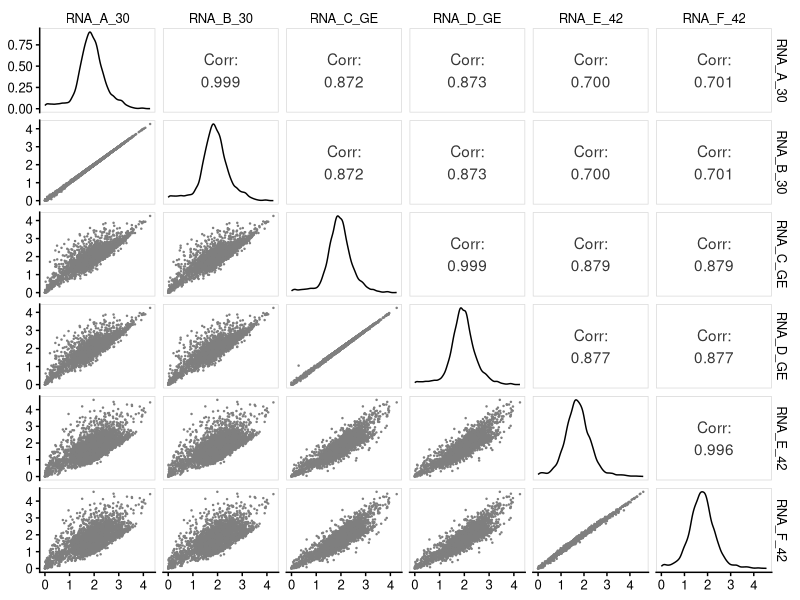
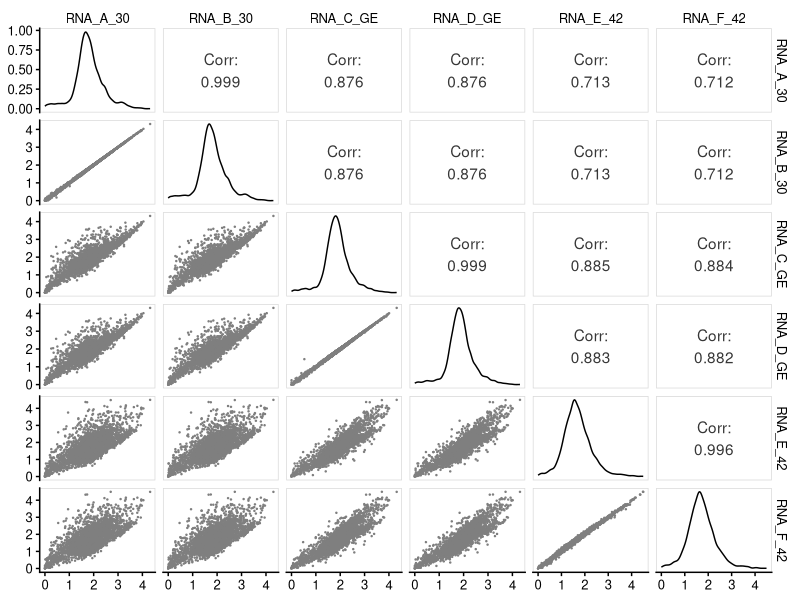
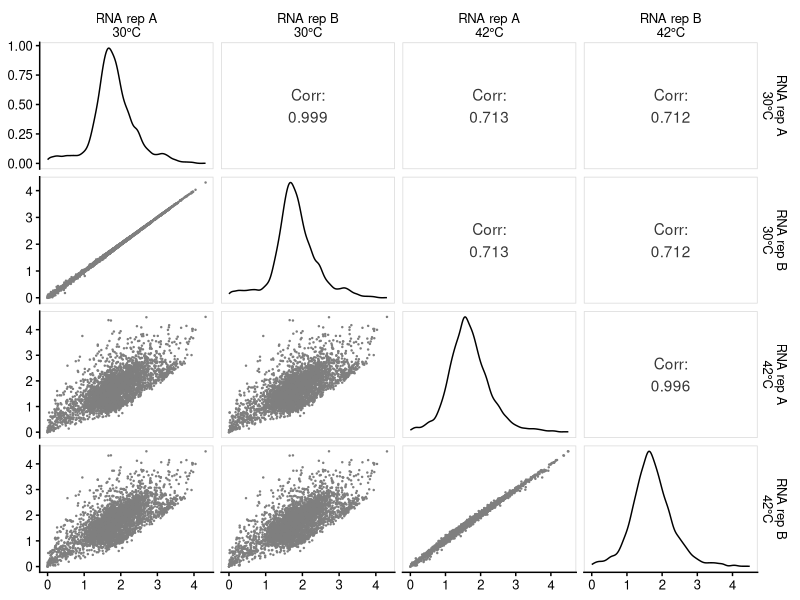
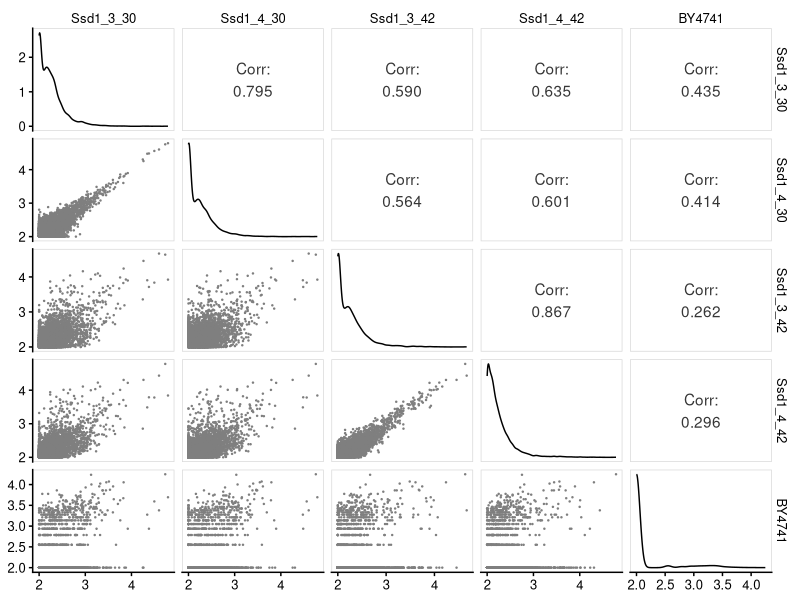
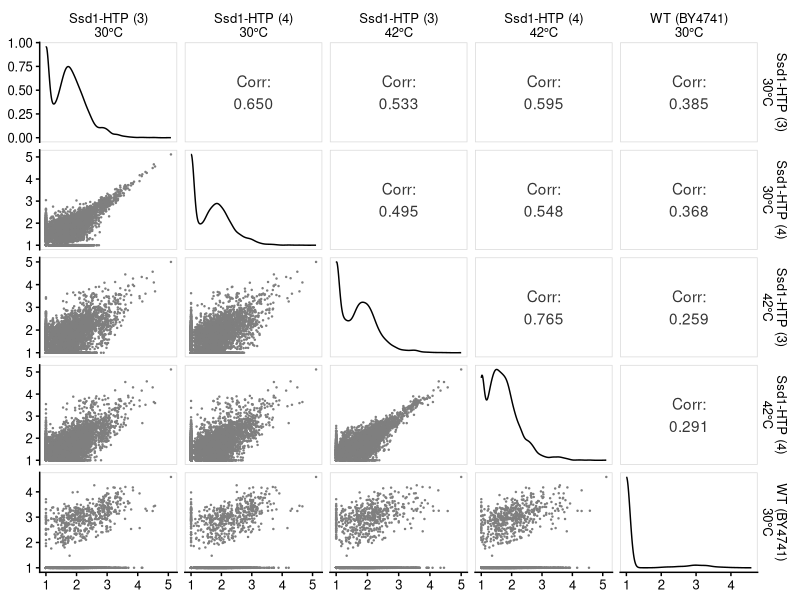
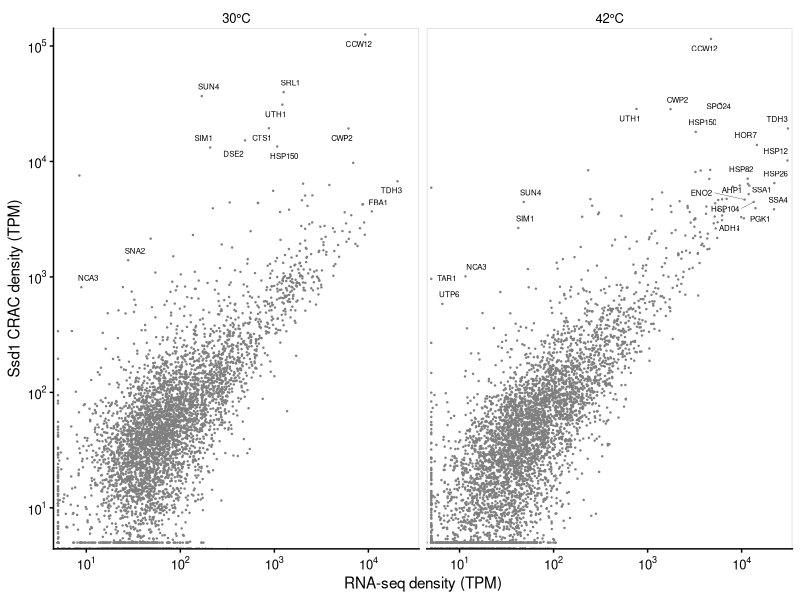

The R script that drew these images, in order: (Note: this script raises an error after producing the figures.)
## ---- chunk 1
knitr::opts_chunk$set(echo = TRUE, cache=TRUE, warning=FALSE, message=FALSE,
                      cache.path = "cache/normalise_Ssd1_CRAC_counts-",
                      fig.path = "figure/normalise_Ssd1_CRAC_counts-")

library(tidyverse)
library(GGally)
library(cowplot)
theme_set(theme_cowplot(font_size=11) %+replace% 
            theme(strip.background=element_blank(),
                  panel.border = element_rect(color = "grey85", fill = NA)))

# setwd("/homes/ewallac2/Repos/Ssd1_CRACanalysis_2020/rmarkdown")

calc_cpm <- function(x) x / sum(x) * 1e6

calc_tpm <- function(ct,eff_length) {
  # calculate transcripts per million from count and effective length
  dens <- ct / eff_length
  dens_total <- sum(dens, na.rm=TRUE) 
  return( dens / dens_total * 1e6 )
}

log10plusepsilon <- function(x,epsilon=1) log10( x + epsilon )

gene_from_attr <- function(attr_string,
                           before="ID=",gene_str="[\\w-]+",after="_") {
    # pull a gene name from an attribute string
    match_str = paste0(before,gene_str,after)
    attr_string %>%
        str_extract(match_str) %>%
        str_remove(before) %>%
        str_remove(after)
}

scientific_10 <- function(x) {
    xout <- gsub("1e", "10^{", format(x),fixed=TRUE)
    xout <- gsub("{-0", "{-", xout,fixed=TRUE)
    xout <- gsub("{+", "{", xout,fixed=TRUE)
    xout <- gsub("{0", "{", xout,fixed=TRUE)
    xout <- paste(xout,"}",sep="")
    return(parse(text=xout))
}

scale_x_log10_sci <- function(name=waiver(),omag=seq(-10,20),...) {
    breaks10 <- 10^omag
    scale_x_log10(name,breaks=breaks10,labels=scientific_10(breaks10),...)
}

scale_y_log10_sci <- function(name=waiver(),omag=seq(-10,20),...) {
    breaks10 <- 10^omag
    scale_y_log10(name,breaks=breaks10,labels=scientific_10(breaks10),...)
}

scale_loglog <- function(...) {
    list(scale_x_log10_sci(...),scale_y_log10_sci(...))
}

ggpairs_genewise <- function(...) {
  ggpairs( lower = list(continuous = wrap("points", size=0.2,colour="grey50") ),
           upper = list(continuous = wrap("cor",stars = FALSE), 
                        combo = "box_no_facet", discrete = "count", 
                        na ="na"),
           ...)
}
## ---- chunk 2
counts_RNA_stranded <- read_tsv("../RNAseq/allsample_transcriptcounts.txt",
                                comment = "#")  %>%
  mutate(Gene=gene_from_attr(attributes))

tpms_RNA_stranded <-  counts_RNA_stranded %>% 
  select(Gene, RNA_A_30,RNA_B_30,RNA_C_GE,RNA_D_GE,RNA_E_42,RNA_F_42) %>%
  mutate_if(is.numeric,
            calc_tpm,
            eff_length = counts_RNA_stranded$end - counts_RNA_stranded$start)

# counts_RNA_stranded_select_melt <- 
#   counts_RNA_stranded %>% 
#   select(Type,
#          RNA_A_30,RNA_B_30, 
#          RNA_C_GE,RNA_D_GE, 
#          BY4741) %>%
#   gather(-Type,key=Sample,value=Count) %>%
#   mutate(Sample=factor(Sample,
#                           levels=c("Ssd1_3_30","Ssd1_4_30",
#                                    "Ssd1_3_42","Ssd1_4_42",
#                                 "BY4741"),
#                        labels=c("30C\nrepA","30C\nrepB",
#                                    "42C\nrepA","42C\nrepB",
#                                 "-ctrl")))
## ---- chunk 3
counts_RNA_stranded %>%
  select(RNA_A_30,RNA_B_30,RNA_C_GE,RNA_D_GE,RNA_E_42,RNA_F_42) %>%
  mutate_all(calc_cpm) %>%
  mutate_all(log10plusepsilon) %>%
  ggpairs_genewise()
## ---- chunk 4
tpms_RNA_stranded %>%
  select(RNA_A_30,RNA_B_30,RNA_C_GE,RNA_D_GE,RNA_E_42,RNA_F_42) %>%
  mutate_all(log10plusepsilon,epsilon=1) %>%
  ggpairs_genewise()
## ---- chunk 5
tpms_RNA_stranded %>%
  select("RNA rep A\n30°C" = RNA_A_30,
         "RNA rep B\n30°C" = RNA_B_30,
         "RNA rep A\n42°C" = RNA_E_42,
         "RNA rep B\n42°C" = RNA_F_42) %>%
  mutate_all(log10plusepsilon,epsilon=1) %>%
  ggpairs_genewise()
## ---- chunk 6
counts_Ssd1_stranded <- read_tsv("../Ssd1_CRAC_demult_dedup_20190114_all/multicov_analyses/allsample_transcriptcounts.txt",
                                 comment = "#") %>% 
  mutate(Gene=gene_from_attr(attributes))%>%
  select(Gene,seqname,feature,start,end,attributes,
         Ssd1_3_30 = `20190114_Ssd1_CRAC_trimmed_NNNGTGAGC_SSD1_3_30.bam`,
         Ssd1_4_30 = `20190114_Ssd1_CRAC_trimmed_NNNTGGAGC_SSD1_4_30.bam`,
         Ssd1_3_42 = `20190114_Ssd1_CRAC_trimmed_NNNAGAGC_SSD1_3_42.bam`,
         Ssd1_4_42 = `20190114_Ssd1_CRAC_trimmed_NNNCTAGC_SSD1_4_42.bam`, 
         BY4741 = `20190114_Ssd1_CRAC_trimmed_NNNGACTTAGC_BY4741.bam`) 

# rename: ("Ssd1_3_30","Ssd1_4_30","Ssd1_3_42","Ssd1_4_42", "BY4741"))

tpms_Ssd1_stranded <-  counts_Ssd1_stranded %>% 
  select(Gene, Ssd1_3_30,Ssd1_4_30,Ssd1_3_42,Ssd1_4_42,BY4741) %>%
  mutate_if(is.numeric,
            calc_tpm,
            eff_length = counts_Ssd1_stranded$end - counts_Ssd1_stranded$start)

## ---- chunk 7
counts_Ssd1_stranded
## ---- chunk 8
counts_Ssd1_stranded %>%
  select(Ssd1_3_30,Ssd1_4_30,Ssd1_3_42,Ssd1_4_42,BY4741) %>%
  mutate_all(calc_cpm) %>%
  mutate_all(log10plusepsilon,epsilon=100) %>%
  ggpairs_genewise()
## ---- chunk 9
tpms_Ssd1_stranded %>%
  select("Ssd1-HTP (3)\n30°C" = Ssd1_3_30,
         "Ssd1-HTP (4)\n30°C" = Ssd1_4_30,
         "Ssd1-HTP (3)\n42°C" = Ssd1_3_42,
         "Ssd1-HTP (4)\n42°C" = Ssd1_4_42,
         "WT (BY4741)\n30°C" = BY4741) %>%
  mutate_all(log10plusepsilon,epsilon=10) %>%
  ggpairs_genewise()
## ---- chunk 10
tpms_RNA_melt <- 
  tpms_RNA_stranded %>%
  gather(key="Sample",value="TPM",-Gene) 

tpms_RNA_melt %>% group_by(Sample) %>% summarize(TPM=sum(TPM))

tpms_Ssd1_melt <- 
  tpms_Ssd1_stranded %>%
  gather(key="Sample",value="TPM",-Gene)

tpms_Ssd1_melt  %>% group_by(Sample) %>% summarize(TPM=sum(TPM))
## ---- chunk 11
scer_mrna_prot <- read_tsv("../input_annotation/scer-mrna-protein-absolute-estimate.txt",
                           comment="#") %>%
  rename(Gene=orf,Name=gene)

tpm_RNA_bycondition <- 
  tpms_RNA_melt %>%
  separate(Sample,c("SType","Rep","Condition")) %>%
  group_by(Gene,Condition) %>%
  summarize(TPM.mean = mean(TPM,na.rm=TRUE))

tpm_Ssd1_bycondition <- 
  tpms_Ssd1_melt %>%
  separate(Sample,c("SType","Rep","Condition")) %>%
  group_by(Gene,Condition) %>%
  summarize(TPM.mean = mean(TPM,na.rm=TRUE))

tpm_join_bycondition <-
  full_join( tpm_RNA_bycondition %>% filter(Condition %in% c("30","42")),
              tpm_Ssd1_bycondition %>% filter(Condition %in% c("30","42")),
              by=c("Gene","Condition"),
              suffix=c(".RNA",".Ssd1")) %>%
  mutate(ratio.Ssd1.RNA = TPM.mean.Ssd1/TPM.mean.RNA) %>%
  left_join(scer_mrna_prot %>% select(Gene,Name)) %>%
  mutate(Condition = factor(Condition,
                            levels = c("30","42"),
                            labels = c("30°C","42°C"))
  ) %>%
  select(Gene,Name,Condition,
         TPM.RNA=TPM.mean.RNA,TPM.Ssd1=TPM.mean.Ssd1,
         ratio.Ssd1.RNA)
## ---- chunk 12
tpm_join_bycondition
## ---- chunk 13
ggplot(data=tpm_join_bycondition,aes(x=TPM.RNA,y=TPM.Ssd1)) +
  geom_point(size=0.2,colour="grey50") +
  ggrepel::geom_text_repel(
    data=
      tpm_join_bycondition %>%
      filter(TPM.RNA > 10000 | TPM.Ssd1 > 10000 | 
               (ratio.Ssd1.RNA > 50 & TPM.Ssd1 > 500) ),
    aes(label=Name),size=2,
    label.padding=0.02,segment.size=0.1,force=0.1,
    # set random number seed so the labels go in the same place every time
    seed = 42) + 
  scale_x_log10_sci("RNA-seq density (TPM)",
                limits=c(5,max(tpm_join_bycondition$TPM.RNA)),
                oob=scales::squish,expand=c(0.01,0.01)) +
  scale_y_log10_sci("Ssd1 CRAC density (TPM)",
                limits=c(5,max(tpm_join_bycondition$TPM.Ssd1)),
                oob=scales::squish,expand=c(0.01,0.01)) +
  facet_wrap(~Condition)
## ---- chunk 14
tpm_join_bycondition %>%
  filter(Condition=="30°C",TPM.RNA > 20) %>%
  arrange(desc(ratio.Ssd1.RNA))

tpm_join_bycondition %>%
  filter(Condition=="42°C",TPM.RNA > 20) %>%
  arrange(desc(ratio.Ssd1.RNA))
## ---- chunk 15
Ssd1_targets_TPMratio5x_30C <- 
  tpm_join_bycondition %>%
  filter(Condition=="30°C",TPM.RNA > 20, ratio.Ssd1.RNA > 5) %>%
  arrange(desc(ratio.Ssd1.RNA)) 

write_tsv(x = Ssd1_targets_TPMratio5x_30C %>%
            select(-Condition) %>%
            mutate_if(is.numeric, round, digits = 3),
          path="../results/Ssd1_targets_TPMratio5x_30C.txt")

Ssd1_targets_TPMratio5x_42C <- 
  tpm_join_bycondition %>%
  filter(Condition=="42°C",TPM.RNA > 20, ratio.Ssd1.RNA > 5) %>%
  arrange(desc(ratio.Ssd1.RNA))

write_tsv(x = Ssd1_targets_TPMratio5x_42C %>%
            select(-Condition) %>%
            mutate_if(is.numeric, round, digits = 3),
          path="../results/Ssd1_targets_TPMratio5x_42C.txt")
## ---- chunk 16
Ssd1_targets_TPMratio5x_42C %>% 
  filter(! Gene %in% Ssd1_targets_TPMratio5x_30C$Gene)
## ---- chunk 17
tpm_join_bycondition %>%
  filter(Condition=="42°C") %>%
  arrange(desc(TPM.RNA))
## ---- chunk 18
tpm_join_bycondition %>%
  filter(Condition=="42°C",ratio.Ssd1.RNA > 2) %>%
  arrange(desc(TPM.RNA))
## ---- chunk 19
GPI_anchored15 <- c("CCW12","CCW14","CRH1","CRH2","CWP1","CWP2",
                    "ECM33","EXG2","GAS1","GAS5","GAS5","MKC7","PLB2","PRY3","PST1")
tpm_join_bycondition %>%
  filter(Condition=="30",Name %in% GPI_anchored15) %>%
  arrange(Name)
## ---- chunk 20
Ssd1_targets_select <- c("CTS1", "DSE2", "SIM1", "SUN4", "TOS1", "UTH1", "HSP150", "SCW4", "LRE1", "SRL1", "CCW12", "NCA3", "CIS3", "MMR1", "CWP2", "HOR7", "SPO24")

HSPs_select <- c("HSP26","HSP42","HSP104","SSA1","SSA2","SSA3","SSA4")

Abundant_genes_select <- c("TDH3")

select_genetype_df <- bind_rows(
  tibble(GType = "Ssd1_target", Name = Ssd1_targets_select),
  tibble(GType = "HSPs_select", Name = HSPs_select),
  tibble(GType = "Abundant", Name = Abundant_genes_select)
)
scale_colour_gtype <-
  scale_colour_manual(values = c(Ssd1_target = "blue2",
                                 HSPs_select = "red3",
                                 Abundant = "black") 
                      )

plot_Ssd1_vs_RNA_colourlabels <- 
ggplot(data=tpm_join_bycondition,aes(x=TPM.RNA,y=TPM.Ssd1)) +
  geom_point(size=0.2,colour="grey50") +
  geom_point(
    data = left_join(select_genetype_df,
                     tpm_join_bycondition),
    aes(label=Name,colour=GType),
    size=0.3) + 
  ggrepel::geom_text_repel(
    data = left_join(select_genetype_df,
                     tpm_join_bycondition),
    aes(label=Name,colour=GType),
    size=2.5,segment.size=0.1,force=0.15,min.segment.length=0.2,
    # set random number seed so the labels go in the same place every time
    seed = 41) + 
  scale_colour_gtype + theme(legend.position = "none") + 
  scale_x_log10_sci("RNA-seq density (TPM)",
                limits=c(5,max(tpm_join_bycondition$TPM.RNA)),
                oob=scales::squish,expand=c(0.01,0.01)) +
  scale_y_log10_sci("Ssd1 CRAC density (TPM)",
                limits=c(5,max(tpm_join_bycondition$TPM.Ssd1)),
                oob=scales::squish,expand=c(0.01,0.01)) +
  facet_wrap(~Condition,scales="free_y")
plot_Ssd1_vs_RNA_colourlabels

ggsave("../figure_out/Ssd1CRAC_vs_RNAseq_TPM_colourlabels.pdf",
       plot_Ssd1_vs_RNA_colourlabels, width = 6, height = 3.2)
